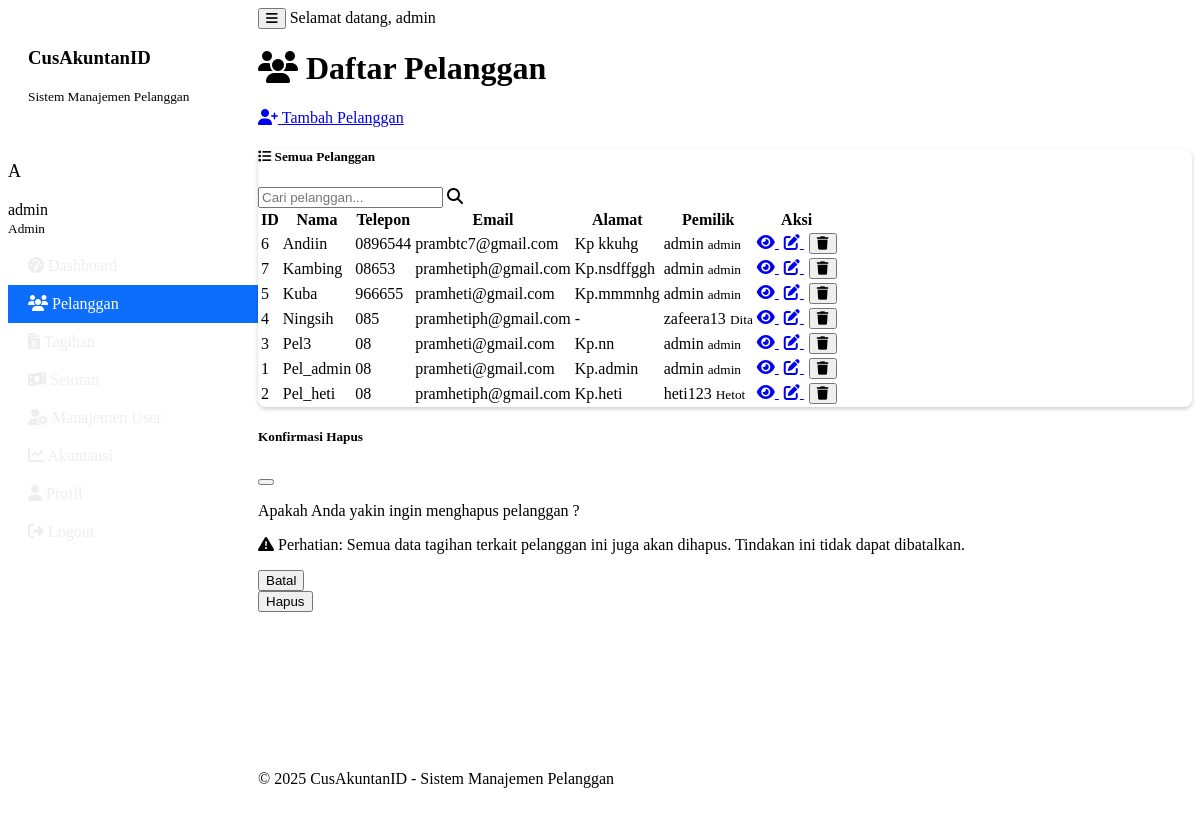
Page /pelanggan (signed in) on the earlier database version.
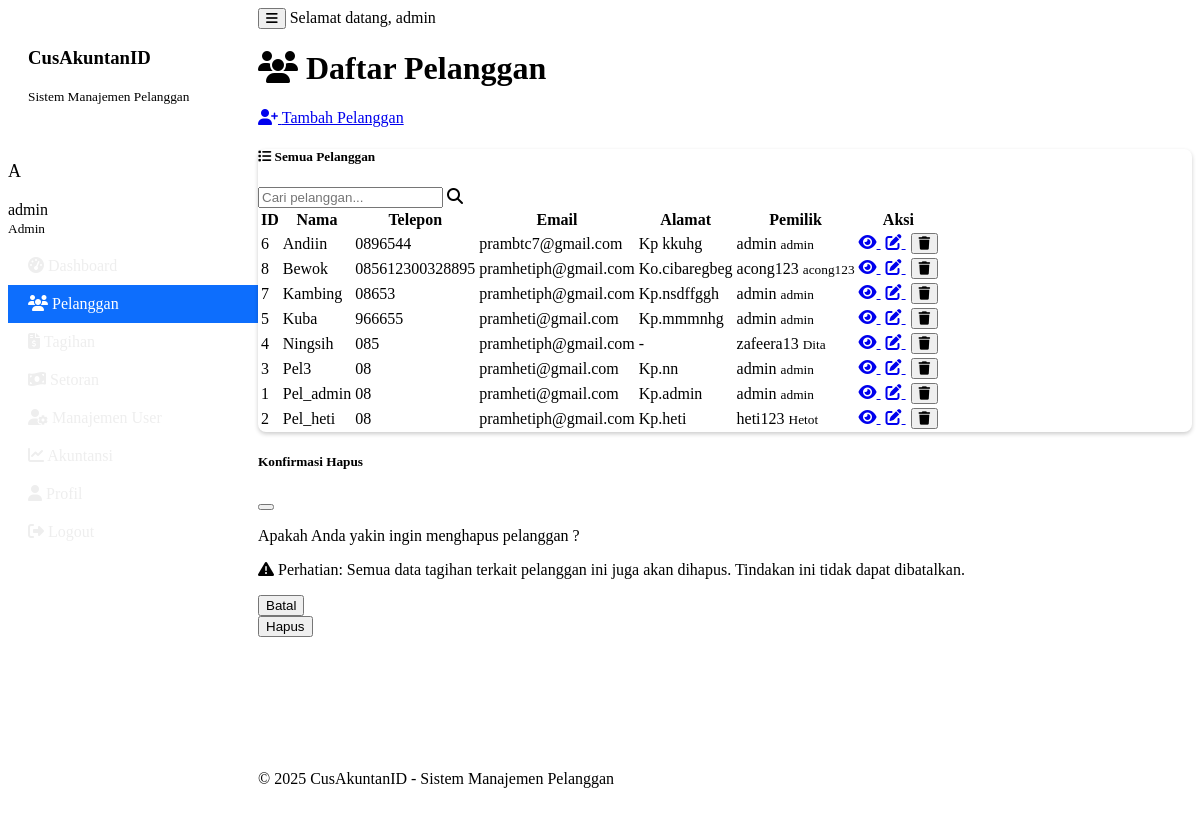
Same page on the later database version.
### tables this page shows
CREATE TABLE pelanggan (
            id INTEGER PRIMARY KEY,
            nama TEXT NOT NULL,
            telepon TEXT,
            email TEXT,
            alamat TEXT,
            latitude REAL,
            longitude REAL,
            dibuat_pada TEXT,
            user_id INTEGER
        );

CREATE TABLE pengguna (
            id INTEGER PRIMARY KEY,
            username TEXT UNIQUE NOT NULL,
            password_hash TEXT NOT NULL,
            nama_lengkap TEXT,
            email TEXT,
            level TEXT DEFAULT 'user',
            dibuat_pada TEXT
        );

### main.py (the view)
    def decorated_function(*args, **kwargs):
        if 'user' not in session:
            flash('Anda perlu login terlebih dahulu.', 'warning')
            return redirect(url_for('login'))
        return f(*args, **kwargs)

### main.py (called while the page is built)
@app.context_processor
def inject_now():
    return {'now': datetime.datetime.now()}

def login_required(f):
    def decorated_function(*args, **kwargs):
        if 'user' not in session:
            flash('Anda perlu login terlebih dahulu.', 'warning')
            return redirect(url_for('login'))
        return f(*args, **kwargs)
    decorated_function.__name__ = f.__name__
    return decorated_function

@app.route('/pelanggan')
@login_required
def pelanggan_list():
    user_id = session['user']['id']
    is_admin = session['user']['level'] == 'admin'
    if is_admin:
        pelanggan = sistem_manajemen.dapatkan_semua_pelanggan()
    else:
        pelanggan = sistem_manajemen.dapatkan_semua_pelanggan(user_id)
    return render_template('pelanggan_list.html', pelanggan=pelanggan)

    def get_connection(self):
        return sqlite3.connect(self.db_path)

### templates/pelanggan_list.html (shortened to what the changed rows need)
{% extends "base.html" %}
{% block content %}
<div class="container">
    <div class="d-flex justify-content-between align-items-center mb-4">
        <h1><i class="fas fa-users me-2"></i> Daftar Pelanggan</h1>
    </div>
    <div class="card">
        <div class="card-body">
            {% if pelanggan %}
                <div class="table-responsive">
                    <table class="table table-striped table-hover" id="pelangganTable">
                        <thead>
                            <tr>
                                <th>ID</th>
                                <th>Nama</th>
                                <th>Telepon</th>
                                <th>Email</th>
                                <th>Alamat</th>
                                {% if session.user.level == 'admin' %}
                                <th>Pemilik</th>
                                {% endif %}
                                <th>Aksi</th>
                            </tr>
                        </thead>
                        <tbody>
                            {% for p in pelanggan %}
                            <tr>
                                <td>{{ p[0] }}</td>
                                <td>{{ p[1] }}</td>
                                <td>{{ p[2] or '-' }}</td>
                                <td>{{ p[3] or '-' }}</td>
                                <td>{{ p[4] or '-' }}</td>
                                {% if session.user.level == 'admin' %}
                                <td>
                                    {% if p[9] %}
                                        <span class="badge bg-primary">{{ p[9] }}</span>
                                        {% if p[10] %}
                                        <small class="d-block text-muted">{{ p[10] }}</small>
                                        {% endif %}
                                    {% else %}
                                        <span class="badge bg-secondary">Tidak ada</span>
                                    {% endif %}
                                </td>
                                {% endif %}
                                <td>
                                    <a href="{{ url_for('detail_pelanggan', pelanggan_id=p[0]) }}" class="btn btn-sm btn-info" title="Lihat Detail">
                                        <i class="fas fa-eye"></i>
                                    </a>
                                    <a href="{{ url_for('edit_pelanggan', pelanggan_id=p[0]) }}" class="btn btn-sm btn-primary" title="Edit">
                                        <i class="fas fa-edit"></i>
                                    </a>
                                    {% if session.user.level == 'admin' %}
                                    <button type="button" class="btn btn-sm btn-danger delete-pelanggan-btn"
                                        data-bs-toggle="modal"
                                        data-bs-target="#deletePelangganModal"
                                        data-id="{{ p[0] }}"
                                        data-nama="{{ p[1] }}"
                                        title="Hapus">
                                        <i class="fas fa-trash"></i>
                                    </button>
                                    {% endif %}
                                </td>
                            </tr>
                            {% endfor %}
                        </tbody>
                    </table>
                </div>
            {% else %}
                <div class="alert alert-info">
                    <i class="fas fa-info-circle me-2"></i> Belum ada data pelanggan. Silakan tambahkan pelanggan baru.
                </div>
            {% endif %}
        </div>
    </div>
</div>
{% endblock %}

Differences in the rows shown:
added pelanggan: id "8", nama "Bewok", telepon "085612300328895", email "pramhetiph@gmail.com", alamat "Ko.cibaregbeg", username "acong123", nama_lengkap "acong123"
